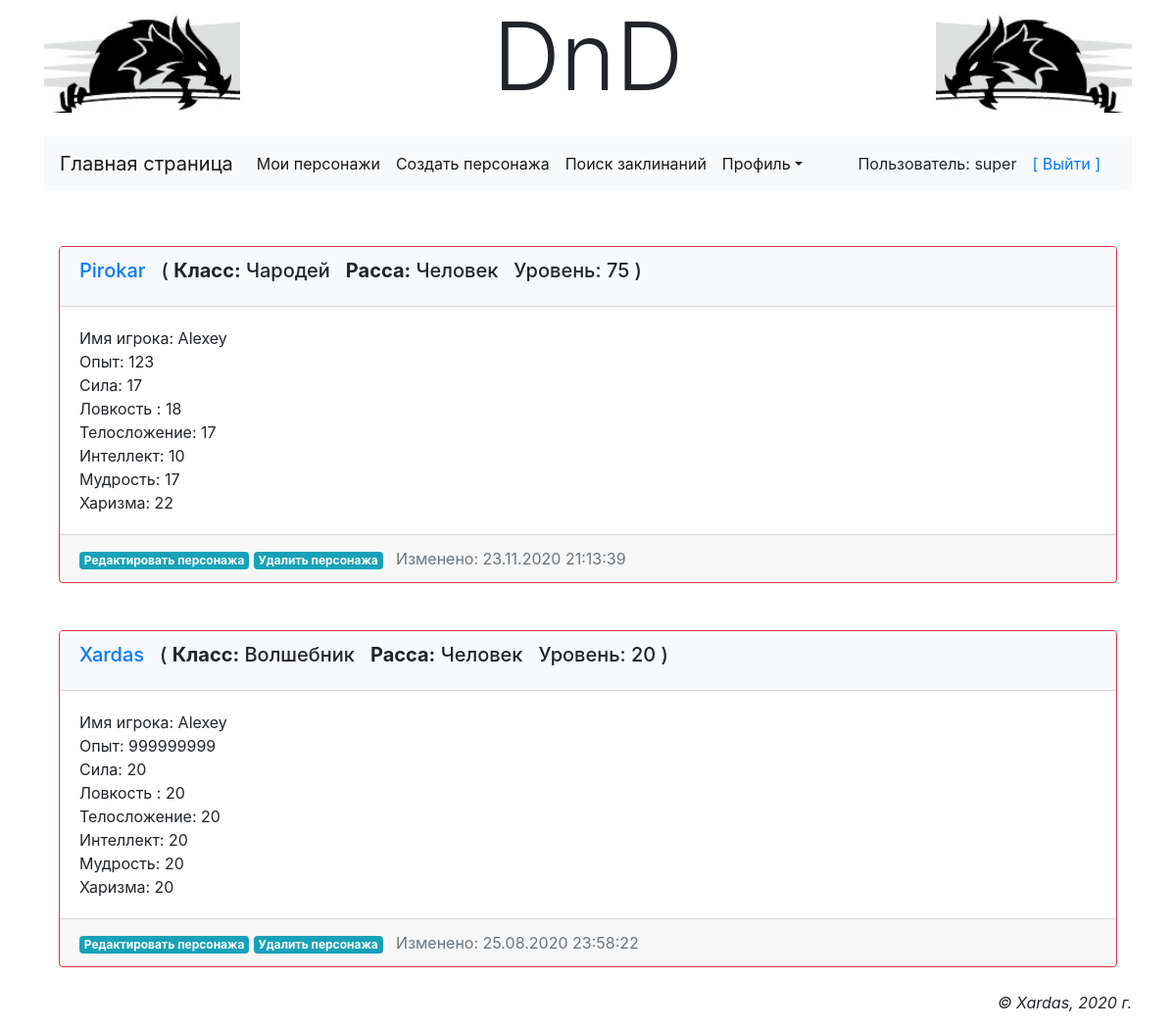
The page /main/accounts/profile/ (signed in) on the database its author committed.
### main/models.py (models this page shows, shortened)
class AdvUser(AbstractUser):
    is_activated = models.BooleanField(default=True, db_index=True, verbose_name='Прошёл активацию?')
    send_message = models.BooleanField(default=True, verbose_name='Слать сообщение о новых коментариях?')
    class Meta(AbstractUser.Meta):
        pass
    def __str__(self):
        return self.username

class CharBase(models.Model):
    owner = models.ForeignKey('AdvUser', null=False, on_delete=models.PROTECT, verbose_name='Владелец персонажа')
    name = models.CharField(db_index=True, unique=True, null=False, max_length=20, verbose_name='Имя персонажа')
    races = models.ManyToManyField(CharRaces, choices=CharRaces.RACE_CHOICES, max_length=20,
                                   verbose_name='Расса персонажа')
    playername = models.CharField(null=True, max_length=20, verbose_name='Реальное имя персонажа')
    level = models.IntegerField(null=False, default=1, verbose_name='Уровень персонажа')
    expirence = models.IntegerField(null=False, default=0, verbose_name='Опыт персонажа')
    strength = models.IntegerField(null=False, default=8, verbose_name='Сила персонажа')
    dexterity = models.IntegerField(null=False, default=8, verbose_name='Ловкость персонажа')
    constitution = models.IntegerField(null=False, default=8, verbose_name='Телосложение персонажа')
    intellegence = models.IntegerField(null=False, default=8, verbose_name='Интеллект персонажа')
    wisdom = models.IntegerField(null=False, default=8, verbose_name='Мудрость персонажа')
    chrarisma = models.IntegerField(null=False, default=8, verbose_name='Харизма персонажа')
    modified = models.DateTimeField(auto_now_add=True, db_index=True, verbose_name='Время модификации')
    spells = models.ManyToManyField(Spell)
    prof_bonus = models.IntegerField(null=True, default=0, verbose_name='Бонус мастерства')
    armor_class = models.IntegerField(null=True, default=0, verbose_name='Броня персонажа')
    speed = models.IntegerField(null=True, default=0, verbose_name='Скорость персонажа')
    initiative = models.IntegerField(null=True, default=0, verbose_name='Инициатива')
    inspiration = models.IntegerField(null=True, default=0, verbose_name='Вдохновение')
    hitpoints_max = models.IntegerField(null=True, default=0, verbose_name='Максимальое здоровье')
    hitpoints_curr = models.IntegerField(null=True, default=0, verbose_name='Текущее здоровье')
    hitpoints_temp = models.IntegerField(null=True, default=0, verbose_name='Временные очки здоровья')
    char_classes = models.ManyToManyField(CharClasses, choices=CharClasses.CLASS_CHOICES,
                                          verbose_name='Класс персонажа')
    world_view = models.IntegerField(null=True, default=0, verbose_name='Мировозрение')
    gender = models.BooleanField(default=True, verbose_name='Пол')
    age = models.IntegerField(null=True, default=21, verbose_name='Возраст персонажа')
    height = models.IntegerField(null=True, default=175, verbose_name='Рост персонажа')
    weight = models.IntegerField(null=True, default=60, verbose_name='Вес персонажа')
    hair = models.CharField(null=True, max_length=20, verbose_name='Цвет волос')
    eyes = models.CharField(null=True, max_length=20, verbose_name='Цвет глаз')
    skin = models.CharField(null=True, max_length=20, verbose_name='Цвет кожы')
    avatar = models.ImageField(null=True, blank=True, upload_to='avatars/', verbose_name='Аватар')
    pers_traits = models.CharField(null=True, max_length=20, verbose_name='Персональные черты')
    ideals = models.CharField(null=True, max_length=20, verbose_name='Идеалы')
    bonds = models.CharField(null=True, max_length=20, verbose_name='Привязанности')
    flaws = models.CharField(null=True, max_length=20, verbose_name='Пороки')
    char_history = models.TextField(default='', verbose_name='История персонажа')
    gold_count = models.IntegerField(null=True, default=0, verbose_name='Золото персонажа')
    silver_count = models.IntegerField(null=True, default=0, verbose_name='Серебро персонажа')
    copper_count = models.IntegerField(null=True, default=0, verbose_name='Медь персонажа')
    char = CharacterManager()
    objects = models.Manager()
    class Meta:
        ordering = ['-modified']

class CharClasses(models.Model):
    CLASS_CHOICES = (
        ('Варвар', "Варвар"),
        ('Бард', "Бард"),
        ('Жрец', "Жрец"),
        ('Друид', "Друид"),
        ('Воин', "Воин"),
        ('Монах', "Монах"),
        ('Паладин', "Паладин"),
        ('Следопыт', "Следопыт"),
        ('Плут', "Плут"),
        ('Чародей', "Чародей"),
        ('Колдун', "Колдун"),
        ('Волшебник', "Волшебник"),
    )
    name = models.CharField(db_index=True, choices=CLASS_CHOICES, unique=True, null=False, max_length=20,
                            verbose_name='Имя класса персонажа')
    caption = models.CharField(null=True, max_length=24, verbose_name='Caption класса')
    description = models.CharField(null=True, max_length=1024 * 64, verbose_name='Описание класса')
    char_classes = ClassManager()
    objects = models.Manager()

class CharRaces(models.Model):
    RACE_CHOICES = (
        ('dwarf', "Дварф"),
        ('elf', "Эльф"),
        ('half', "Полурослик"),
        ('human', "Человек"),
        ('dragon', "Драконорождённый"),
        ('gnom', "Гном"),
        ('halfelf', "Полуэльф"),
        ('halfork', "Полуорк"),
        ('tifling', "Тифлинг"),
    )
    name = models.CharField(db_index=True, choices=RACE_CHOICES, unique=True, null=False, max_length=20,
                            verbose_name='Имя рассы персонажа')
    caption = models.CharField(null=True, max_length=24, verbose_name='Caption рассы')
    description = models.CharField(null=True, max_length=1024 * 64, verbose_name='Описание рассы')
    char_races = RaceManager()
    objects = models.Manager()

### main/views.py (the view)
# urls.py: path('accounts/profile/', profile, name='profile'),
@login_required
def profile(request):
    print("Current account: ", request.user)
    chars = CharBase.objects.filter(owner=request.user)
    return render(request, 'main/profile.html', {'chars': chars})

### main/templates/main/profile.html (shortened to what this page needs)
{% extends "layout/basic.html" %}
{% block content %}
{% for ch in chars %}
<div class="card border-danger mt-5">
    <div class="card-header bg-light">
        <h5 class="card-title">
            <a href="{% url 'main:view_character' ch.name %}">{{ ch.name }}</a>
            &nbsp&nbsp(
            <b>Класс:</b>
            {% for char_class in ch.char_classes.all %}
                {{ char_class.name }}
            {% endfor %}&nbsp
            <b>Расса:</b>
            {% for race in ch.races.all %}
                {{ race.caption }}
            {% endfor %}&nbsp
            Уровень: {{ ch.level }}&nbsp)
        </h5>
    </div>
    <div class="card-body">
        Имя игрока:  {{ ch.playername }} <br>
        Опыт: {{ ch.expirence }} <br>
        Сила: {{ ch.strength }} <br>
        Ловкость : {{ ch.dexterity }} <br>
        Телосложение: {{ ch.constitution }} <br>
        Интеллект: {{ ch.intellegence }} <br>
        Мудрость: {{ ch.wisdom }} <br>
        Харизма: {{ ch.chrarisma }} <br>
    </div>
    <div class="card-footer">
        <a class="badge badge-info" href="{% url 'main:edit_character' ch.name %}">Редактировать персонажа</a>
        <a class="badge badge-info" href="{% url 'main:delete_character' ch.name %}">Удалить персонажа</a>
        &nbsp&nbsp<span class="text-right text-muted">Изменено:  {{ ch.modified|date:"d.m.Y H:i:s" }}</span>
    </div>
</div>
{% endfor %}
{% endblock %}

### main/templates/layout/menu.html (shortened to what this page needs)
<nav class="navbar navbar-expand-lg navbar-light bg-light">
          <a class="navbar-brand" href="{% url 'main:index' %}">Главная страница</a>
          <div class="collapse navbar-collapse" id="navbarSupportedContent">
              {% if user.is_authenticated %}
              <ul class="navbar-nav mr-auto">
                  <li class="nav-item active"><a class="nav-link" href="{% url 'main:profile' %}">Мои персонажи</a></li>
                  <li class="nav-item active"><a class="nav-link" href="{% url 'main:create_character' %}">Создать персонажа</a></li>
                  <li class="nav-item active"><a class="nav-link" href="{% url 'main:find_spells' %}">Поиск заклинаний</a></li>
                  <li class="nav-item dropdown active">
                        <a class="nav-link dropdown-toggle" data-toggle="dropdown"
                        href="#" role="button" aria-haspopup="true"
                        aria-expanded="false">Профиль</a>
                  </li>
              </ul>
              Пользователь: {{ user.username }}
              <a class="nav-link" href="{% url 'main:logout' %}">[ Выйти ]</a>
              {% else %}
              <a class="nav-link" href="{% url 'main:register' %}">[ Регистрация ]</a>
              <a class="nav-link" href="{% url 'main:login' %}">[ Вход ]</a>
              {% endif %}
          </div>
</nav>

### rows shown on the page
AdvUser: username "super"
CharBase: name "Pirokar", level "75", playername "Alexey", expirence "123", strength "17", dexterity "18", constitution "17", intellegence "10", wisdom "17", chrarisma "22", modified "23.11.2020 21:13:39"
CharClasses: name "Чародей"
CharRaces: caption "Человек"
CharBase: name "Xardas", level "20", playername "Alexey", expirence "999999999", strength "20", dexterity "20", constitution "20", intellegence "20", wisdom "20", chrarisma "20", modified "25.08.2020 23:58:22"
CharClasses: name "Волшебник"
